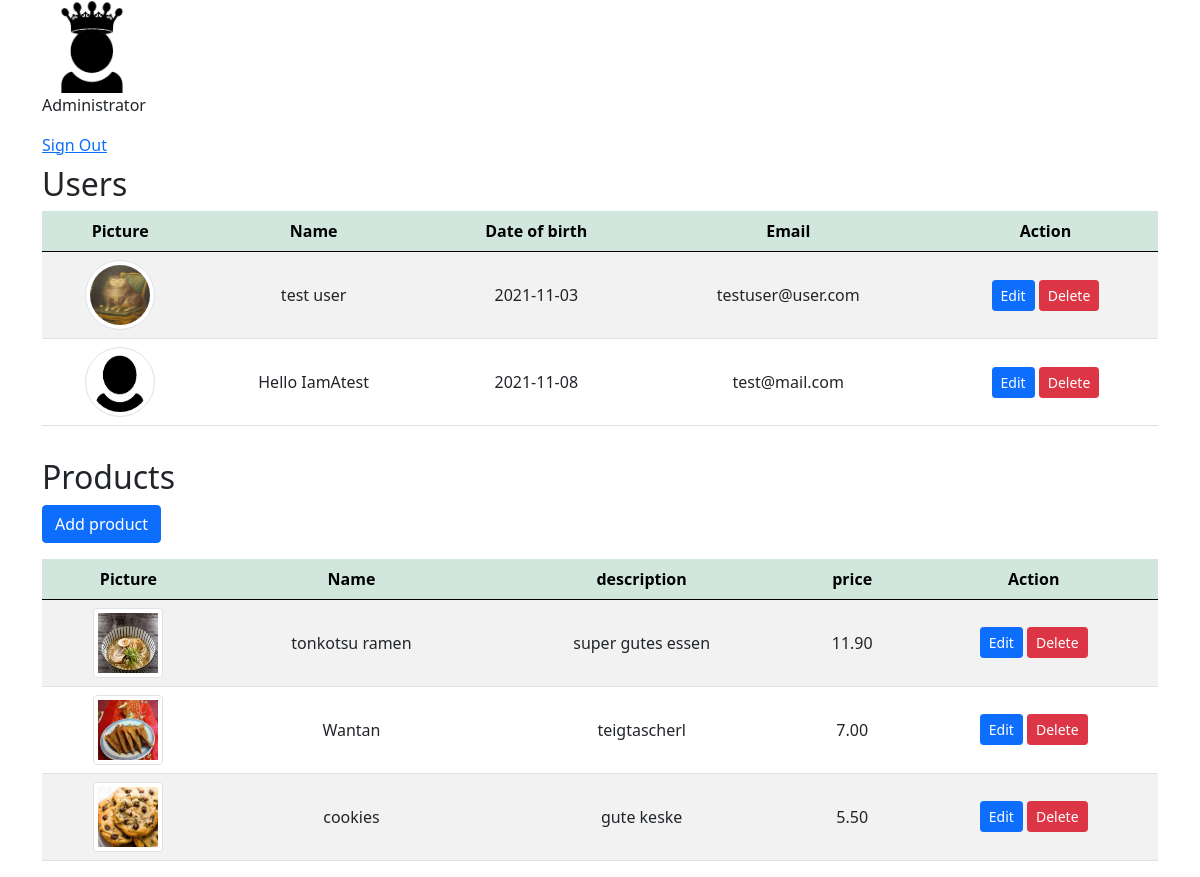
/Login/dashboard.php (signed in), run on the app's committed database.
### tables this page shows
CREATE TABLE `user` (
  `id` int(11) NOT NULL,
  `first_name` varchar(255) NOT NULL,
  `last_name` varchar(255) NOT NULL,
  `password` varchar(255) NOT NULL,
  `date_of_birth` date NOT NULL,
  `email` varchar(255) NOT NULL,
  `picture` varchar(255) DEFAULT NULL,
  `status` varchar(4) NOT NULL DEFAULT 'user'
);

CREATE TABLE `products` (
  `id` int(11) NOT NULL,
  `name` varchar(255) NOT NULL,
  `description` varchar(300) NOT NULL,
  `price` decimal(13,2) NOT NULL,
  `picture` varchar(255) DEFAULT NULL
);

### Login/dashBoard.php (the view, shortened to what this page needs)
<?php
require_once 'components/db_connect.php';
$status = 'adm';
$sqlUser = "SELECT * FROM user WHERE status != '$status'";
$resultUser = mysqli_query($connect, $sqlUser);
$tbody = '';
$tbody2 = '';
if ($resultUser->num_rows > 0) {
    while ($row = $resultUser->fetch_array(MYSQLI_ASSOC)) {
        $tbody .= "<tr>
        <td><img class='img-thumbnail rounded-circle' src='pictures/" . $row['picture'] . "' alt=" . $row['first_name'] . "></td>
        <td>" . $row['first_name'] . " " . $row['last_name'] . "</td>
        <td>" . $row['date_of_birth'] . "</td>
        <td>" . $row['email'] . "</td>
        <td><a href='update.php?id=" . $row['id'] . "'><button class='btn btn-primary btn-sm' type='button'>Edit</button></a>
        <a href='delete.php?id=" . $row['id'] . "'><button class='btn btn-danger btn-sm' type='button'>Delete</button></a></td>
     </tr>";
    }
} else {
    $tbody = "<tr><td colspan='5'><center>No Data Available </center></td></tr>";
}
$sqlProd = "SELECT * FROM products";
$resultProd = mysqli_query($connect ,$sqlProd);
if(mysqli_num_rows($resultProd)  > 0) {
    while($row = mysqli_fetch_array($resultProd, MYSQLI_ASSOC)){
        $tbody2 .= "<tr>
            <td><img class='img-thumbnail' src='../Restaurant/pictures/" .$row['picture']."'</td>
            <td>" .$row['name']."</td>
            <td>" .$row['description']."</td>
            <td>" .$row['price']."</td>
            <td><a href='../restaurant/update.php?id=" .$row['id']."'><button class='btn btn-primary btn-sm' type='button'>Edit</button></a>
            <a href='../restaurant/delete.php?id=" .$row['id']."'><button class='btn btn-danger btn-sm' type='button'>Delete</button></a></td>
            </tr>";
    };
} else {
    $tbody2 =  "<tr><td colspan='5'><center>No Data Available </center></td></tr>";
}
?>
<!DOCTYPE html>
<html lang="en">
<head>
    <?php require_once 'components/boot.php'?>
</head>
<body>
<div class="container">
<img class="userImage" src="pictures/admavatar.png" alt="Adm avatar">
        <p class="">Administrator</p>
        <a href="logout.php?logout">Sign Out</a>
<div class="row">
        <div class="col-12 mt-2">
        <p class='h2'>Users</p>
        <table class='table table-striped'>
            <thead class='table-success'>
                <tr>
                    <th>Picture</th>
                    <th>Name</th>
                    <th>Date of birth</th>
                    <th>Email</th>
                    <th>Action</th>
                </tr>
            </thead>
            <tbody>
            <?=$tbody?>
            </tbody>
        </table>
        </div>
    <div class="manageProduct mt-3">
            <div class='mb-3'>
            <p class='h2'>Products</p>
                <a href= "../Restaurant/create.php"><button class='btn btn-primary'type="button" >Add product</button></a>
            </div>
            <table class='table table-striped'>
                <thead class='table-success'>
                    <tr>
                        <th>Picture</th>
                        <th>Name</th>
                        <th>description</th>
                        <th>price</th>
                        <th>Action</th>
                    </tr>
                </thead>
                <tbody>
                    <?= $tbody2;?>
                </tbody>
            </table>
        </div>
</div>
</div>
</body>
</html>

### Login/dashBoard.php (style rules this page uses)
.img-thumbnail { width: 70px !important; height: 70px !important; }
td { text-align: left; vertical-align: middle; }
tr { text-align: center; }
.manageProduct { margin: auto; }
td { text-align: center; vertical-align: middle; }
.userImage { width: 100px; height: auto; }

### data on the page
user: picture+first_name (picture), first_name "test", last_name "user", date_of_birth "2021-11-03", email "testuser@user.com"
user: picture (placeholder picture), first_name "Hello", last_name "IamAtest", date_of_birth "2021-11-08", email "test@mail.com"
products: picture (picture), name "tonkotsu ramen", description "super gutes essen", price "11.90"
products: picture (picture), name "Wantan", description "teigtascherl", price "7.00"
products: picture (picture), name "cookies", description "gute keske", price "5.50"
